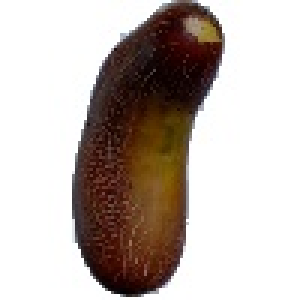
#> input picture backend/dataset/raw/7023a405-d3c0-4a5c-bd95-f747f43f6a34.jpg, 100 x 100 px (shown 3 times larger)
$ python -i preprocess.py   (imports and definitions only)   (older library calls are emulated)
#> lines starting #> are read from the running program, lines starting #| are printed output that depends on the picture; after the words box and inside, x2 and y2 are one past the last pixel; in counts of white or black regions, pixels touching at a corner belong together
import os
import numpy as np
from PIL import Image

try:
    import cv2
except ImportError:
    cv2 = None

def extract_features(image_path: str) -> np.ndarray:
    """
    Extracts a 10-dimensional feature vector from an image:
    0: Mean Hue
    1: Mean Saturation
    2: Mean Value
    3: Browning index (ratio of brown-yellow pixels)
    4: Greenness index (ratio of green/healthy pixels)
    5: Texture roughness (Laplacian variance normalized)
    6: Mean Red channel
    7: Mean Green channel
    8: Mean Blue channel
    9: Standard deviation of gray image
    """
    if not os.path.exists(image_path):
        raise FileNotFoundError(f"Image path {image_path} does not exist.")

    # Defaults
    features = np.zeros(10, dtype=np.float32)

    try:
        # Load image via PIL for basic RGB channel stats
        img_pil = Image.open(image_path).convert("RGB")
#> img_pil is the input picture: PIL image 100x100 RGB; mean R, G, B 193.4, 183.2, 177.6
        img_arr = np.array(img_pil)

        features[6] = float(np.mean(img_arr[:, :, 0])) / 255.0
        features[7] = float(np.mean(img_arr[:, :, 1])) / 255.0
        features[8] = float(np.mean(img_arr[:, :, 2])) / 255.0

        # Load via OpenCV for advanced color/texture features
        if cv2 is not None:
            img = cv2.imread(image_path)
            if img is not None:
                hsv = cv2.cvtColor(img, cv2.COLOR_BGR2HSV)
#> hsv: shape (100, 100, 3); mean H, S, V 22.5, 58.8, 193.6
                features[0] = float(np.mean(hsv[:, :, 0])) / 180.0
                features[1] = float(np.mean(hsv[:, :, 1])) / 255.0
                features[2] = float(np.mean(hsv[:, :, 2])) / 255.0

                # Browning/greenness pigments mask calculation
                lower_brown = np.array([10, 40, 40])
                upper_brown = np.array([25, 255, 230])
                brown_mask = cv2.inRange(hsv, lower_brown, upper_brown)
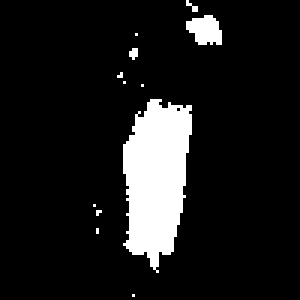
#> brown_mask: shape (100, 100) (shown 3 times larger); 10.6% white; 12 white regions (10 under 20 px), largest, box (x1, y1, x2, y2) and area: (41, 33, 64, 91) 943, (62, 5, 74, 15) 88
                brown_pixels = np.sum(brown_mask > 0)
#> brown_pixels = 1060

                lower_green = np.array([35, 40, 40])
                upper_green = np.array([85, 255, 255])
                green_mask = cv2.inRange(hsv, lower_green, upper_green)
#> green_mask: shape (100, 100); every value is 0
                green_pixels = np.sum(green_mask > 0)
#> green_pixels = 0

                total_color_pixels = brown_pixels + green_pixels + 1
#> total_color_pixels = 1061
                features[3] = float(brown_pixels / total_color_pixels)
                features[4] = float(green_pixels / total_color_pixels)

                # Texture
                gray = cv2.cvtColor(img, cv2.COLOR_BGR2GRAY)
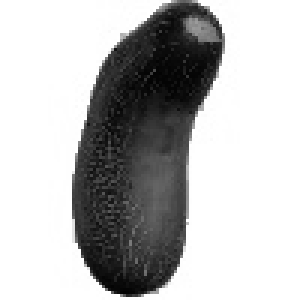
#> gray: shape (100, 100) (shown 3 times larger); min 1, max 255, mean 185.6
                laplacian = cv2.Laplacian(gray, cv2.CV_64F)
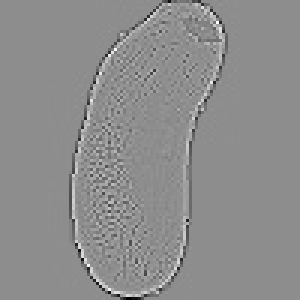
#> laplacian: shape (100, 100) float64 (shown 3 times larger); min -439, max 350, mean -0.2; drawn with min black and max white
                variance = float(np.var(laplacian))
#> variance = 2236.4
                features[5] = float(min(max(1.0 - (variance / 1500.0), 0.0), 1.0))
                features[9] = float(np.std(gray)) / 128.0
    except Exception:
        # Graceful fallback to default values on failure
        pass

    return features

>>> result = extract_features('../../dataset/raw/7023a405-d3c0-4a5c-bd95-f747f43f6a34.jpg')
